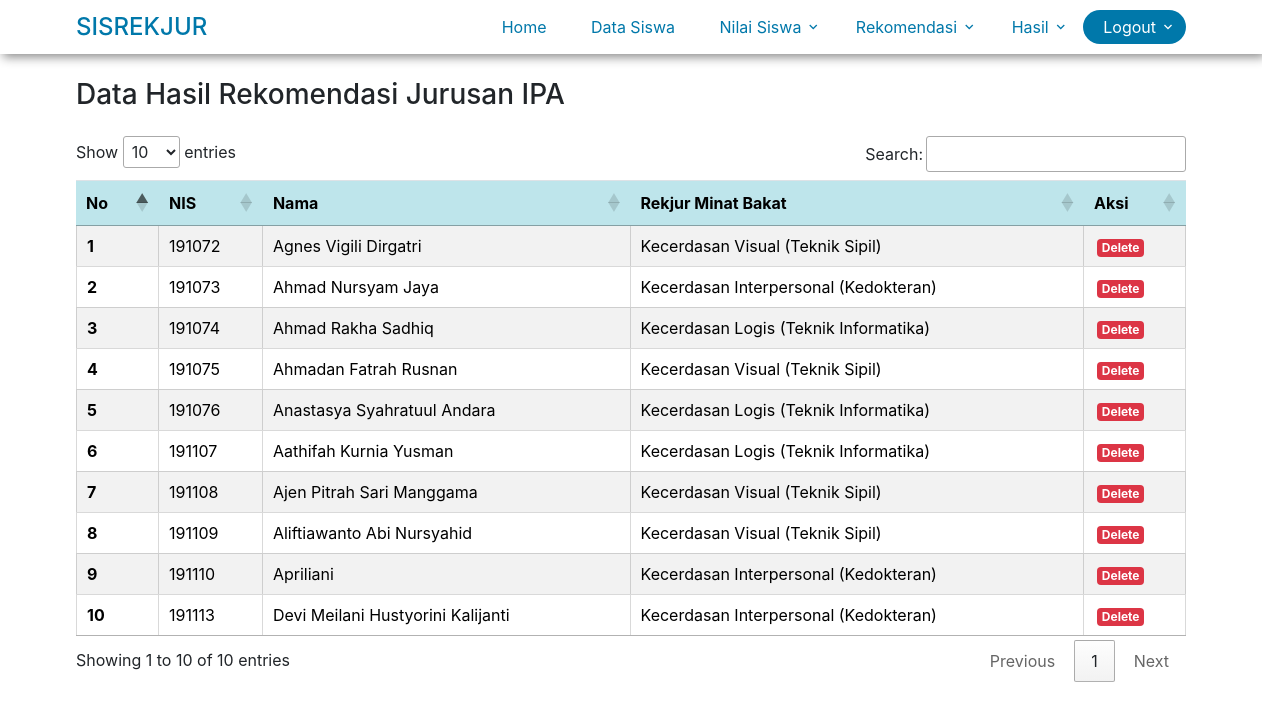
Page /index.php/controllerhasilipa/ipa_minbat on the committed database.
### tables this page shows
CREATE TABLE `tbl_minbat_ipa` (
  `id_minbat` int(11) NOT NULL,
  `nis` int(32) NOT NULL,
  `nama` varchar(128) NOT NULL,
  `kelas` varchar(32) NOT NULL,
  `minbat_rekjur` varchar(128) NOT NULL
);

### application/controllers/ControllerHasilIpa.php (called while the page is built, shortened)
<?php if (!defined('BASEPATH')) exit('No direct script access allowed');
class ControllerHasilIpa extends CI_Controller
{
    public function __construct()
    {
        $this->load->model(['M_Siswa' => 'm_siswa']);
    }
    public function ipa_minbat()
    {
        $data   = [
            'title'         => 'Hasil Data IPA',
            'dataa' => $this->db->query('SELECT * FROM tbl_minbat_ipa')->result_array(),
            'record' => $this->m_siswa->getKelasIpa(),
        ];
        $this->load->view('includes/headerr', $data);
        $this->load->view('hasil_ipa/ipa_rekjur', $data);
        $this->load->view('includes/footer');
    }
}

### index.php (called while the page is built, shortened)
<?php
require_once BASEPATH.'core/CodeIgniter.php';

### application/views/hasil_ipa/ipa_rekjur.php (the view, shortened to what this page needs)
<div class="container">
    <h3 class="mt-4 mb-4">Data Hasil Rekomendasi Jurusan IPA</h3>
    <div class="row mt-3">
        <div class="col-md-12">
            <table id="myTable" class="cell-border table table-striped">
                <thead>
                    <tr class="table-info">
                        <th scope="col">No</th>
                        <th scope="col">NIS</th>
                        <th scope="col">Nama</th>
                        <th scope="col">Rekjur Minat Bakat</th>
                        <th scope="col">Aksi</th>
                    </tr>
                </thead>
                <tbody>
                    <?php $no = 1;
                    foreach ($dataa as $hasil) : ?>
                        <tr>
                            <th scope="row"><?= $no++; ?></th>
                            <td><?= $hasil['nis']; ?></td>
                            <td><?= $hasil['nama']; ?></td>
                            <td><?= $hasil['minbat_rekjur']; ?></td>
                            <td><a href="<?= base_url(''); ?>ControllerHasilIpa/hapus2/<?= $hasil['nis']; ?>" class="badge badge-danger" onclick="return confirm('yakin?');">Delete</a></td>
                        </tr>
                    <?php endforeach; ?>
                </tbody>
            </table>
        </div>
    </div>
</div>

### assets/css/style.css (style rules this page uses)
.badge { margin-left: 3px; }

### assets/css/style-navbar.css (style rules this page uses)
body { font-family: "Open Sans", -apple-system, BlinkMacSystemFont, "Segoe UI", Roboto, "Helvetica Neue", Arial, "Noto Sans", sans-serif, "Apple Color Emoji", "Segoe UI Emoji", "Segoe UI Symbol", "Noto Color Emoji"; background-color: #fff; height: 200vh; position: relative; }
body:before { content: ""; position: absolute; top: 0; left: 0; right: 0; bottom: 0; background: rgba(0, 0, 0, 0.5); -webkit-transition: .3s all ease; -o-transition: .3s all ease; transition: .3s all ease; opacity: 0; visibility: hidden; z-index: 1; }
h1, h2, h3, h4, h5, h6, .h1, .h2, .h3, .h4, .h5, .h6 { font-family: "Open Sans", -apple-system, BlinkMacSystemFont, "Segoe UI", Roboto, "Helvetica Neue", Arial, "Noto Sans", sans-serif, "Apple Color Emoji", "Segoe UI Emoji", "Segoe UI Symbol", "Noto Color Emoji"; }
a { -webkit-transition: .3s all ease; -o-transition: .3s all ease; transition: .3s all ease; }
a, a:hover { text-decoration: none !important; }

### rows in the picture
tbl_minbat_ipa: nis "191072", nama "Agnes Vigili Dirgatri", minbat_rekjur "Kecerdasan Visual (Teknik Sipil)"
tbl_minbat_ipa: nis "191073", nama "Ahmad Nursyam Jaya", minbat_rekjur "Kecerdasan Interpersonal (Kedokteran)"
tbl_minbat_ipa: nis "191074", nama "Ahmad Rakha Sadhiq", minbat_rekjur "Kecerdasan Logis (Teknik Informatika)"
tbl_minbat_ipa: nis "191075", nama "Ahmadan Fatrah Rusnan", minbat_rekjur "Kecerdasan Visual (Teknik Sipil)"
tbl_minbat_ipa: nis "191076", nama "Anastasya Syahratuul Andara", minbat_rekjur "Kecerdasan Logis (Teknik Informatika)"
tbl_minbat_ipa: nis "191107", nama "Aathifah Kurnia Yusman", minbat_rekjur "Kecerdasan Logis (Teknik Informatika)"
tbl_minbat_ipa: nis "191108", nama "Ajen Pitrah Sari Manggama", minbat_rekjur "Kecerdasan Visual (Teknik Sipil)"
tbl_minbat_ipa: nis "191109", nama "Aliftiawanto Abi Nursyahid", minbat_rekjur "Kecerdasan Visual (Teknik Sipil)"
tbl_minbat_ipa: nis "191110", nama "Apriliani", minbat_rekjur "Kecerdasan Interpersonal (Kedokteran)"
tbl_minbat_ipa: nis "191113", nama "Devi Meilani Hustyorini Kalijanti", minbat_rekjur "Kecerdasan Interpersonal (Kedokteran)"
